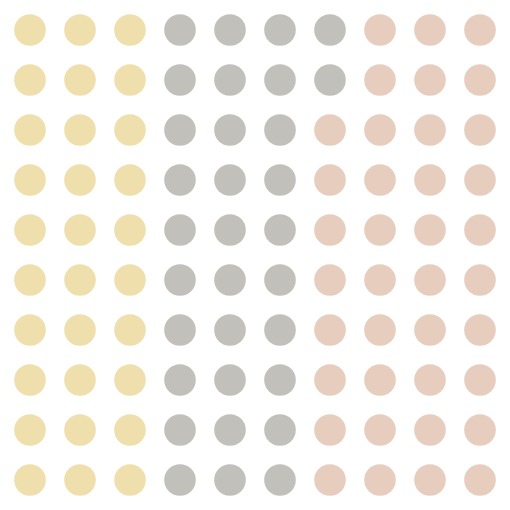

This figure's Vega-Lite source:
### Vega-Lite specification from a JSON file in a GitHub repository (floating-point values rounded to 4 significant figures)
{"$schema": "https://vega.github.io/schema/vega-lite/v5.json", "config": {"view": {"stroke": ""}}, "width": 500, "height": 500, "background": "rgba(255, 255, 255, 0)", "data": {"values": [{"id": 1}, {"id": 2}, {"id": 3}, {"id": 4}, {"id": 5}, {"id": 6}, {"id": 7}, {"id": 8}, {"id": 9}, {"id": 10}, {"id": 11}, {"id": 12}, {"id": 13}, {"id": 14}, {"id": 15}, {"id": 16}, {"id": 17}, {"id": 18}, {"id": 19}, {"id": 20}, {"id": 21}, {"id": 22}, {"id": 23}, {"id": 24}, {"id": 25}, {"id": 26}, {"id": 27}, {"id": 28}, {"id": 29}, {"id": 30}, {"id": 31}, {"id": 32}, {"id": 33}, {"id": 34}, {"id": 35}, {"id": 36}, {"id": 37}, {"id": 38}, {"id": 39}, {"id": 40}, {"id": 41}, {"id": 42}, {"id": 43}, {"id": 44}, {"id": 45}, {"id": 46}, {"id": 47}, {"id": 48}, {"id": 49}, {"id": 50}, {"id": 51}, {"id": 52}, {"id": 53}, {"id": 54}, {"id": 55}, {"id": 56}, {"id": 57}, {"id": 58}, {"id": 59}, {"id": 60}, {"id": 61}, {"id": 62}, {"id": 63}, {"id": 64}, {"id": 65}, {"id": 66}, {"id": 67}, {"id": 68}, {"id": 69}, {"id": 70}, {"id": 71}, {"id": 72}, {"id": 73}, {"id": 74}, {"id": 75}, {"id": 76}, {"id": 77}, {"id": 78}, {"id": 79}, {"id": 80}, {"id": 81}, {"id": 82}, {"id": 83}, {"id": 84}, {"id": 85}, {"id": 86}, {"id": 87}, {"id": 88}, {"id": 89}, {"id": 90}, {"id": 91}, {"id": 92}, {"id": 93}, {"id": 94}, {"id": 95}, {"id": 96}, {"id": 97}, {"id": 98}, {"id": 99}, {"id": 100}]}, "transform": [{"calculate": "ceil (datum.id/10)", "as": "col"}, {"calculate": "datum.id - datum.col*10", "as": "row"}], "mark": {"type": "point", "filled": true}, "encoding": {"x": {"field": "col", "type": "ordinal", "axis": null}, "y": {"field": "row", "type": "ordinal", "axis": null}, "shape": {"value": "circle"}, "color": {"condition": [{"test": "datum['id'] <= 62 && datum['id'] > 30", "value": "rgb(167,165,156)"}, {"test": "datum['id'] <= 30", "value": "rgb(232,210,138)"}], "value": "rgb(219,184,162)"}, "size": {"value": 1000}}}
